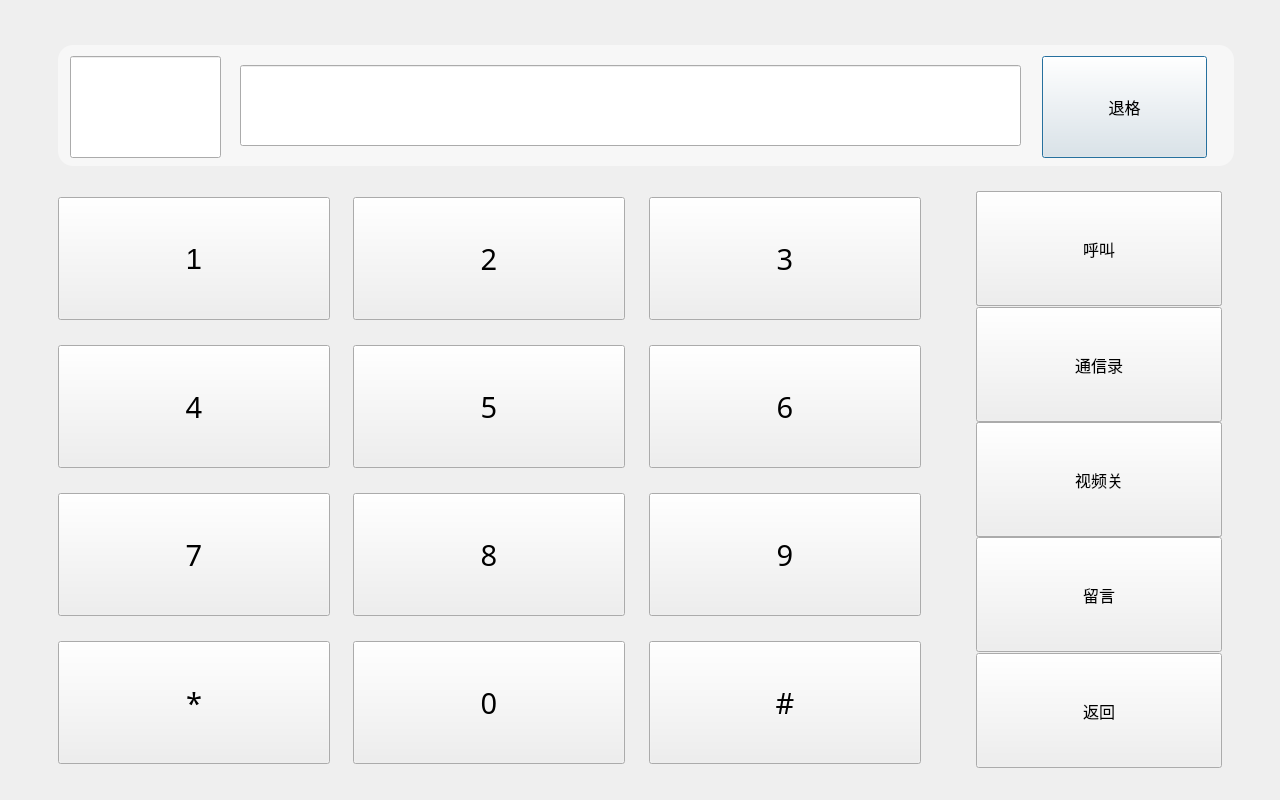
<?xml version="1.0" encoding="UTF-8"?>
<ui version="4.0">
 <class>IctDialog</class>
 <widget class="QDialog" name="IctDialog">
  <property name="geometry">
   <rect>
    <x>0</x>
    <y>0</y>
    <width>1280</width>
    <height>800</height>
   </rect>
  </property>
  <property name="windowTitle">
   <string>Dialog</string>
  </property>
  <widget class="CommonPushButton" name="pushButtonIctBack">
   <property name="geometry">
    <rect>
     <x>1042</x>
     <y>56</y>
     <width>165</width>
     <height>102</height>
    </rect>
   </property>
   <property name="minimumSize">
    <size>
     <width>40</width>
     <height>40</height>
    </size>
   </property>
   <property name="font">
    <font>
     <family>AlArabiya</family>
     <pointsize>12</pointsize>
    </font>
   </property>
   <property name="text">
    <string>退格</string>
   </property>
  </widget>
  <widget class="CommonPushButton" name="pushButtonIctHangUp">
   <property name="geometry">
    <rect>
     <x>976</x>
     <y>191</y>
     <width>246</width>
     <height>115</height>
    </rect>
   </property>
   <property name="minimumSize">
    <size>
     <width>60</width>
     <height>60</height>
    </size>
   </property>
   <property name="font">
    <font>
     <family>AlArabiya</family>
     <pointsize>12</pointsize>
    </font>
   </property>
   <property name="text">
    <string>挂断</string>
   </property>
  </widget>
  <widget class="CommonPushButton" name="pushButtonIctDial">
   <property name="geometry">
    <rect>
     <x>976</x>
     <y>191</y>
     <width>246</width>
     <height>115</height>
    </rect>
   </property>
   <property name="minimumSize">
    <size>
     <width>60</width>
     <height>60</height>
    </size>
   </property>
   <property name="font">
    <font>
     <family>AlArabiya</family>
     <pointsize>12</pointsize>
    </font>
   </property>
   <property name="text">
    <string>呼叫</string>
   </property>
  </widget>
  <widget class="CommonPushButton" name="pushButtonIctReturn">
   <property name="geometry">
    <rect>
     <x>976</x>
     <y>653</y>
     <width>246</width>
     <height>115</height>
    </rect>
   </property>
   <property name="minimumSize">
    <size>
     <width>60</width>
     <height>60</height>
    </size>
   </property>
   <property name="font">
    <font>
     <family>AlArabiya</family>
     <pointsize>12</pointsize>
    </font>
   </property>
   <property name="text">
    <string>返回</string>
   </property>
  </widget>
  <widget class="CommonPushButton" name="pushButtonIctVideoOpen">
   <property name="geometry">
    <rect>
     <x>976</x>
     <y>422</y>
     <width>246</width>
     <height>115</height>
    </rect>
   </property>
   <property name="font">
    <font>
     <family>AlArabiya</family>
     <pointsize>12</pointsize>
    </font>
   </property>
   <property name="text">
    <string>视频开</string>
   </property>
  </widget>
  <widget class="CommonPushButton" name="pushButtonIctRecord">
   <property name="geometry">
    <rect>
     <x>976</x>
     <y>537</y>
     <width>246</width>
     <height>115</height>
    </rect>
   </property>
   <property name="font">
    <font>
     <family>AlArabiya</family>
     <pointsize>12</pointsize>
    </font>
   </property>
   <property name="text">
    <string>留言</string>
   </property>
  </widget>
  <widget class="CommonPushButton" name="pushButtonIctVideoClose">
   <property name="geometry">
    <rect>
     <x>976</x>
     <y>422</y>
     <width>246</width>
     <height>115</height>
    </rect>
   </property>
   <property name="font">
    <font>
     <family>AlArabiya</family>
     <pointsize>12</pointsize>
    </font>
   </property>
   <property name="text">
    <string>视频关</string>
   </property>
  </widget>
  <widget class="ScrollLineEdit" name="lineEditInfo">
   <property name="enabled">
    <bool>true</bool>
   </property>
   <property name="geometry">
    <rect>
     <x>70</x>
     <y>56</y>
     <width>151</width>
     <height>102</height>
    </rect>
   </property>
   <property name="font">
    <font>
     <family>AlArabiya</family>
     <pointsize>12</pointsize>
    </font>
   </property>
   <property name="mouseTracking">
    <bool>false</bool>
   </property>
   <property name="focusPolicy">
    <enum>Qt::NoFocus</enum>
   </property>
   <property name="alignment">
    <set>Qt::AlignCenter</set>
   </property>
   <property name="readOnly">
    <bool>true</bool>
   </property>
  </widget>
  <widget class="CommonPushButton" name="pushButtonIctNum2">
   <property name="geometry">
    <rect>
     <x>353</x>
     <y>197</y>
     <width>272</width>
     <height>123</height>
    </rect>
   </property>
   <property name="minimumSize">
    <size>
     <width>0</width>
     <height>0</height>
    </size>
   </property>
   <property name="maximumSize">
    <size>
     <width>1677215</width>
     <height>16777215</height>
    </size>
   </property>
   <property name="font">
    <font>
     <family>AlArabiya</family>
     <pointsize>22</pointsize>
    </font>
   </property>
   <property name="text">
    <string>2</string>
   </property>
  </widget>
  <widget class="CommonPushButton" name="pushButtonIctNum5">
   <property name="geometry">
    <rect>
     <x>353</x>
     <y>345</y>
     <width>272</width>
     <height>123</height>
    </rect>
   </property>
   <property name="minimumSize">
    <size>
     <width>0</width>
     <height>0</height>
    </size>
   </property>
   <property name="maximumSize">
    <size>
     <width>1677215</width>
     <height>16777215</height>
    </size>
   </property>
   <property name="font">
    <font>
     <family>AlArabiya</family>
     <pointsize>22</pointsize>
    </font>
   </property>
   <property name="text">
    <string>5</string>
   </property>
  </widget>
  <widget class="CommonPushButton" name="pushButtonIctNum6">
   <property name="geometry">
    <rect>
     <x>649</x>
     <y>345</y>
     <width>272</width>
     <height>123</height>
    </rect>
   </property>
   <property name="minimumSize">
    <size>
     <width>0</width>
     <height>0</height>
    </size>
   </property>
   <property name="maximumSize">
    <size>
     <width>1677215</width>
     <height>16777215</height>
    </size>
   </property>
   <property name="font">
    <font>
     <family>AlArabiya</family>
     <pointsize>22</pointsize>
    </font>
   </property>
   <property name="text">
    <string>6</string>
   </property>
  </widget>
  <widget class="CommonPushButton" name="pushButtonIctNum8">
   <property name="geometry">
    <rect>
     <x>353</x>
     <y>493</y>
     <width>272</width>
     <height>123</height>
    </rect>
   </property>
   <property name="minimumSize">
    <size>
     <width>0</width>
     <height>0</height>
    </size>
   </property>
   <property name="maximumSize">
    <size>
     <width>1677215</width>
     <height>16777215</height>
    </size>
   </property>
   <property name="font">
    <font>
     <family>AlArabiya</family>
     <pointsize>22</pointsize>
    </font>
   </property>
   <property name="text">
    <string>8</string>
   </property>
  </widget>
  <widget class="CommonPushButton" name="pushButtonIctNum7">
   <property name="geometry">
    <rect>
     <x>58</x>
     <y>493</y>
     <width>272</width>
     <height>123</height>
    </rect>
   </property>
   <property name="minimumSize">
    <size>
     <width>0</width>
     <height>0</height>
    </size>
   </property>
   <property name="maximumSize">
    <size>
     <width>1677215</width>
     <height>16777215</height>
    </size>
   </property>
   <property name="font">
    <font>
     <family>AlArabiya</family>
     <pointsize>22</pointsize>
    </font>
   </property>
   <property name="text">
    <string>7</string>
   </property>
  </widget>
  <widget class="QLineEdit" name="lineEditDisplay">
   <property name="enabled">
    <bool>true</bool>
   </property>
   <property name="geometry">
    <rect>
     <x>240</x>
     <y>65</y>
     <width>781</width>
     <height>81</height>
    </rect>
   </property>
   <property name="font">
    <font>
     <weight>50</weight>
     <italic>false</italic>
     <bold>false</bold>
    </font>
   </property>
   <property name="mouseTracking">
    <bool>false</bool>
   </property>
   <property name="focusPolicy">
    <enum>Qt::NoFocus</enum>
   </property>
   <property name="styleSheet">
    <string notr="true"/>
   </property>
   <property name="text">
    <string/>
   </property>
   <property name="maxLength">
    <number>16</number>
   </property>
   <property name="alignment">
    <set>Qt::AlignRight|Qt::AlignTrailing|Qt::AlignVCenter</set>
   </property>
   <property name="readOnly">
    <bool>true</bool>
   </property>
  </widget>
  <widget class="CommonPushButton" name="pushButtonIctNum4">
   <property name="geometry">
    <rect>
     <x>58</x>
     <y>345</y>
     <width>272</width>
     <height>123</height>
    </rect>
   </property>
   <property name="minimumSize">
    <size>
     <width>0</width>
     <height>0</height>
    </size>
   </property>
   <property name="maximumSize">
    <size>
     <width>1677215</width>
     <height>16777215</height>
    </size>
   </property>
   <property name="font">
    <font>
     <family>AlArabiya</family>
     <pointsize>22</pointsize>
    </font>
   </property>
   <property name="text">
    <string>4</string>
   </property>
  </widget>
  <widget class="CommonPushButton" name="pushButtonIctDot">
   <property name="geometry">
    <rect>
     <x>58</x>
     <y>641</y>
     <width>272</width>
     <height>123</height>
    </rect>
   </property>
   <property name="minimumSize">
    <size>
     <width>0</width>
     <height>0</height>
    </size>
   </property>
   <property name="maximumSize">
    <size>
     <width>1677215</width>
     <height>16777215</height>
    </size>
   </property>
   <property name="font">
    <font>
     <family>AlArabiya</family>
     <pointsize>22</pointsize>
    </font>
   </property>
   <property name="text">
    <string>*</string>
   </property>
  </widget>
  <widget class="CommonPushButton" name="pushButtonIctNum9">
   <property name="geometry">
    <rect>
     <x>649</x>
     <y>493</y>
     <width>272</width>
     <height>123</height>
    </rect>
   </property>
   <property name="minimumSize">
    <size>
     <width>0</width>
     <height>0</height>
    </size>
   </property>
   <property name="maximumSize">
    <size>
     <width>1677215</width>
     <height>16777215</height>
    </size>
   </property>
   <property name="font">
    <font>
     <family>AlArabiya</family>
     <pointsize>22</pointsize>
    </font>
   </property>
   <property name="text">
    <string>9</string>
   </property>
  </widget>
  <widget class="CommonPushButton" name="pushButtonIctShop">
   <property name="geometry">
    <rect>
     <x>649</x>
     <y>641</y>
     <width>272</width>
     <height>123</height>
    </rect>
   </property>
   <property name="minimumSize">
    <size>
     <width>0</width>
     <height>0</height>
    </size>
   </property>
   <property name="maximumSize">
    <size>
     <width>1677215</width>
     <height>16777215</height>
    </size>
   </property>
   <property name="font">
    <font>
     <family>AlArabiya</family>
     <pointsize>22</pointsize>
    </font>
   </property>
   <property name="text">
    <string>#</string>
   </property>
  </widget>
  <widget class="CommonPushButton" name="pushButtonIctNum1">
   <property name="geometry">
    <rect>
     <x>58</x>
     <y>197</y>
     <width>272</width>
     <height>123</height>
    </rect>
   </property>
   <property name="minimumSize">
    <size>
     <width>0</width>
     <height>0</height>
    </size>
   </property>
   <property name="maximumSize">
    <size>
     <width>1677215</width>
     <height>16777215</height>
    </size>
   </property>
   <property name="font">
    <font>
     <pointsize>22</pointsize>
     <weight>50</weight>
     <italic>false</italic>
     <bold>false</bold>
    </font>
   </property>
   <property name="text">
    <string>1</string>
   </property>
  </widget>
  <widget class="CommonPushButton" name="pushButtonIctNum3">
   <property name="geometry">
    <rect>
     <x>649</x>
     <y>197</y>
     <width>272</width>
     <height>123</height>
    </rect>
   </property>
   <property name="minimumSize">
    <size>
     <width>0</width>
     <height>0</height>
    </size>
   </property>
   <property name="maximumSize">
    <size>
     <width>1677215</width>
     <height>16777215</height>
    </size>
   </property>
   <property name="font">
    <font>
     <family>AlArabiya</family>
     <pointsize>22</pointsize>
    </font>
   </property>
   <property name="text">
    <string>3</string>
   </property>
  </widget>
  <widget class="CommonPushButton" name="pushButtonIctNum0">
   <property name="geometry">
    <rect>
     <x>353</x>
     <y>641</y>
     <width>272</width>
     <height>123</height>
    </rect>
   </property>
   <property name="minimumSize">
    <size>
     <width>0</width>
     <height>0</height>
    </size>
   </property>
   <property name="maximumSize">
    <size>
     <width>1677215</width>
     <height>16777215</height>
    </size>
   </property>
   <property name="font">
    <font>
     <family>AlArabiya</family>
     <pointsize>22</pointsize>
    </font>
   </property>
   <property name="text">
    <string>0</string>
   </property>
  </widget>
  <widget class="QFrame" name="frame">
   <property name="geometry">
    <rect>
     <x>58</x>
     <y>45</y>
     <width>1176</width>
     <height>121</height>
    </rect>
   </property>
   <property name="styleSheet">
    <string notr="true">border-radius: 15px;
background-color: rgba(255, 255, 255, 128);
</string>
   </property>
   <property name="frameShape">
    <enum>QFrame::Panel</enum>
   </property>
   <property name="frameShadow">
    <enum>QFrame::Sunken</enum>
   </property>
  </widget>
  <widget class="CommonPushButton" name="pushButtonIctAddressBook">
   <property name="geometry">
    <rect>
     <x>976</x>
     <y>307</y>
     <width>246</width>
     <height>115</height>
    </rect>
   </property>
   <property name="minimumSize">
    <size>
     <width>60</width>
     <height>60</height>
    </size>
   </property>
   <property name="font">
    <font>
     <family>AlArabiya</family>
     <pointsize>12</pointsize>
    </font>
   </property>
   <property name="text">
    <string>通信录</string>
   </property>
  </widget>
  <zorder>frame</zorder>
  <zorder>pushButtonIctBack</zorder>
  <zorder>pushButtonIctHangUp</zorder>
  <zorder>pushButtonIctDial</zorder>
  <zorder>pushButtonIctReturn</zorder>
  <zorder>pushButtonIctVideoOpen</zorder>
  <zorder>pushButtonIctRecord</zorder>
  <zorder>pushButtonIctVideoClose</zorder>
  <zorder>lineEditInfo</zorder>
  <zorder>pushButtonIctNum2</zorder>
  <zorder>pushButtonIctNum5</zorder>
  <zorder>pushButtonIctNum6</zorder>
  <zorder>pushButtonIctNum8</zorder>
  <zorder>pushButtonIctNum7</zorder>
  <zorder>lineEditDisplay</zorder>
  <zorder>pushButtonIctNum4</zorder>
  <zorder>pushButtonIctDot</zorder>
  <zorder>pushButtonIctNum9</zorder>
  <zorder>pushButtonIctShop</zorder>
  <zorder>pushButtonIctNum1</zorder>
  <zorder>pushButtonIctNum3</zorder>
  <zorder>pushButtonIctNum0</zorder>
  <zorder>pushButtonIctAddressBook</zorder>
 </widget>
 <customwidgets>
  <customwidget>
   <class>CommonPushButton</class>
   <extends>QPushButton</extends>
   <header>commonpushbutton.h</header>
  </customwidget>
  <customwidget>
   <class>ScrollLineEdit</class>
   <extends>QLineEdit</extends>
   <header>scrolllineedit.h</header>
  </customwidget>
 </customwidgets>
 <tabstops>
  <tabstop>pushButtonIctNum1</tabstop>
  <tabstop>pushButtonIctNum2</tabstop>
  <tabstop>pushButtonIctNum3</tabstop>
  <tabstop>pushButtonIctNum4</tabstop>
  <tabstop>pushButtonIctNum5</tabstop>
  <tabstop>pushButtonIctNum6</tabstop>
  <tabstop>pushButtonIctNum7</tabstop>
  <tabstop>pushButtonIctNum8</tabstop>
  <tabstop>pushButtonIctNum9</tabstop>
  <tabstop>pushButtonIctDot</tabstop>
  <tabstop>pushButtonIctNum0</tabstop>
  <tabstop>pushButtonIctShop</tabstop>
  <tabstop>pushButtonIctBack</tabstop>
  <tabstop>pushButtonIctHangUp</tabstop>
  <tabstop>pushButtonIctDial</tabstop>
  <tabstop>pushButtonIctAddressBook</tabstop>
  <tabstop>pushButtonIctVideoOpen</tabstop>
  <tabstop>pushButtonIctVideoClose</tabstop>
  <tabstop>pushButtonIctRecord</tabstop>
  <tabstop>pushButtonIctReturn</tabstop>
 </tabstops>
 <resources/>
 <connections/>
</ui>
